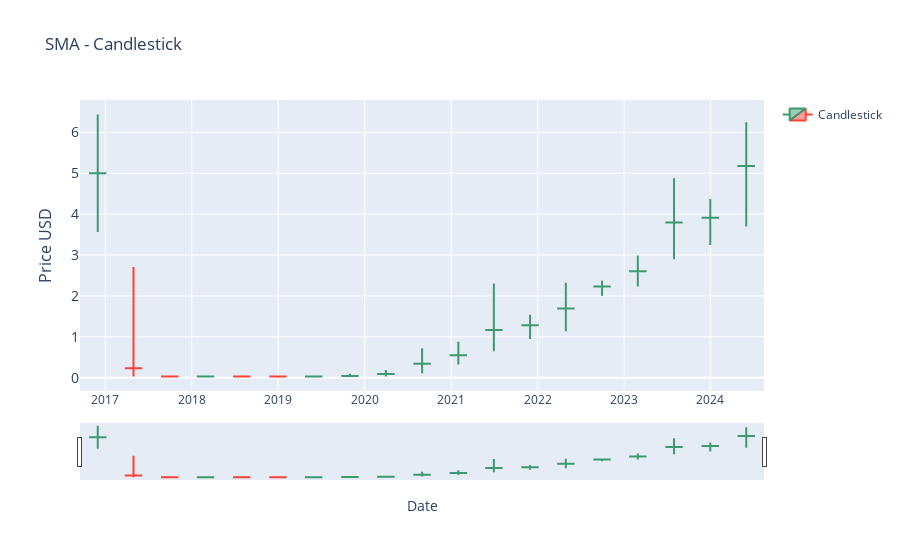

The notebook cell this image was saved under:
### Code cell
# SIMPLE Moving Average (SMA) -  CANDLESTICK  
 # | Part of Moving Averages (2) block

# NOTE: this produces candlesticks based on (specified time frame e.g. Weekly) data


import plotly.graph_objects as go
import pandas as pd
from ipywidgets import interact, DatePicker
import numpy as np

# renames current item to df
df = current_item

# Resample the data to weekly timeframe
# NOTE: Range can be altered: 'W' (week), 'M' (Month), '2D' (2 Days)
new_data = df.resample('5M').agg({
    'price_usd': ['max', 'min', 'mean'],
    'volume': 'sum'
})

# Flatten the multi-level columns and rename
new_data.columns = ['high', 'low', 'mean', 'volume']
# print(new_data.head(10))

# Function to update the graph based on the selected date range
def update_graph(start_date, end_date):


    mask = (new_data.index >= pd.to_datetime(start_date)) & (new_data.index <= pd.to_datetime(end_date))
    filtered_data = new_data.loc[mask]

    
    # Creating the candlestick chart
    fig = go.Figure(data=[go.Candlestick(x=filtered_data.index,
                                         open=filtered_data['mean'],
                                         high=filtered_data['high'],
                                         low=filtered_data['low'],
                                         close=filtered_data['mean'],
                                         name='Candlestick')])
    


    # Formatting
    fig.update_layout(
        title='SMA - Candlestick',
        xaxis_title='Date',
        yaxis_title='Price USD',
        yaxis=dict(
            title='Price USD',
            titlefont_size=16,
            tickfont_size=14,
        ),
        
        showlegend=True
    )

    fig.show()


# Creating interactive widgets for date selection
start_date_picker = DatePicker(description='Start Date', value=current_item.index[0], disabled=False)
end_date_picker = DatePicker(description='End Date', value=current_item.index[-1], disabled=False)

# Display the interactive widget
interact(update_graph, start_date=start_date_picker, end_date=end_date_picker)

### Figure 1 — Plotly figure (JSON) as saved in the notebook; plotly's stock layout.template omitted (floating-point values rounded to 4 significant figures)
{"data": [{"close": [5.001, 0.2301, 0.03, 0.03, 0.03, 0.03, 0.03, 0.04215, 0.09148, 0.3377, 0.5462, 1.165, 1.281, 1.695, 2.23, 2.605, 3.797, 3.912, 5.178], "high": [6.437, 2.708, 0.03, 0.03, 0.03, 0.03, 0.03, 0.099, 0.188, 0.719, 0.881, 2.302, 1.541, 2.322, 2.371, 2.991, 4.88, 4.368, 6.251], "low": [3.565, 0.03, 0.03, 0.03, 0.03, 0.03, 0.03, 0.03, 0.03, 0.106, 0.323, 0.647, 0.945, 1.135, 2.002, 2.228, 2.897, 3.248, 3.697], "name": "Candlestick", "open": [5.001, 0.2301, 0.03, 0.03, 0.03, 0.03, 0.03, 0.04215, 0.09148, 0.3377, 0.5462, 1.165, 1.281, 1.695, 2.23, 2.605, 3.797, 3.912, 5.178], "type": "candlestick", "x": ["2016-11-30T00:00:00", "2017-04-30T00:00:00", "2017-09-30T00:00:00", "2018-02-28T00:00:00", "2018-07-31T00:00:00", "2018-12-31T00:00:00", "2019-05-31T00:00:00", "2019-10-31T00:00:00", "2020-03-31T00:00:00", "2020-08-31T00:00:00", "2021-01-31T00:00:00", "2021-06-30T00:00:00", "2021-11-30T00:00:00", "2022-04-30T00:00:00", "2022-09-30T00:00:00", "2023-02-28T00:00:00", "2023-07-31T00:00:00", "2023-12-31T00:00:00", "2024-05-31T00:00:00"]}], "layout": {"showlegend": true, "title": {"text": "SMA - Candlestick"}, "xaxis": {"title": {"text": "Date"}}, "yaxis": {"tickfont": {"size": 14}, "title": {"font": {"size": 16}, "text": "Price USD"}}}}
